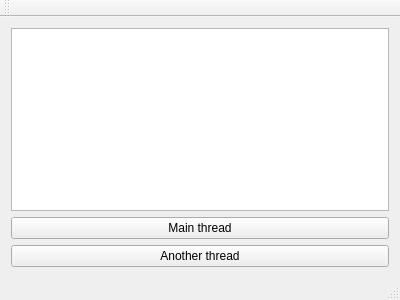
<?xml version="1.0" encoding="UTF-8"?>
<ui version="4.0">
 <class>MainWindow</class>
 <widget class="QMainWindow" name="MainWindow">
  <property name="geometry">
   <rect>
    <x>0</x>
    <y>0</y>
    <width>400</width>
    <height>300</height>
   </rect>
  </property>
  <property name="windowTitle">
   <string>MainWindow</string>
  </property>
  <widget class="QWidget" name="centralWidget">
   <layout class="QVBoxLayout" name="verticalLayout">
    <item>
     <widget class="QTextEdit" name="textEdit"/>
    </item>
    <item>
     <widget class="QPushButton" name="pushButtonMultiThreadTest">
      <property name="text">
       <string>Main thread</string>
      </property>
     </widget>
    </item>
    <item>
     <widget class="QPushButton" name="pushButtonSingleThreadTest">
      <property name="text">
       <string>Another thread</string>
      </property>
     </widget>
    </item>
   </layout>
  </widget>
  <widget class="QMenuBar" name="menuBar">
   <property name="geometry">
    <rect>
     <x>0</x>
     <y>0</y>
     <width>400</width>
     <height>20</height>
    </rect>
   </property>
  </widget>
  <widget class="QToolBar" name="mainToolBar">
   <attribute name="toolBarArea">
    <enum>TopToolBarArea</enum>
   </attribute>
   <attribute name="toolBarBreak">
    <bool>false</bool>
   </attribute>
  </widget>
  <widget class="QStatusBar" name="statusBar"/>
 </widget>
 <layoutdefault spacing="6" margin="11"/>
 <resources/>
 <connections/>
</ui>
